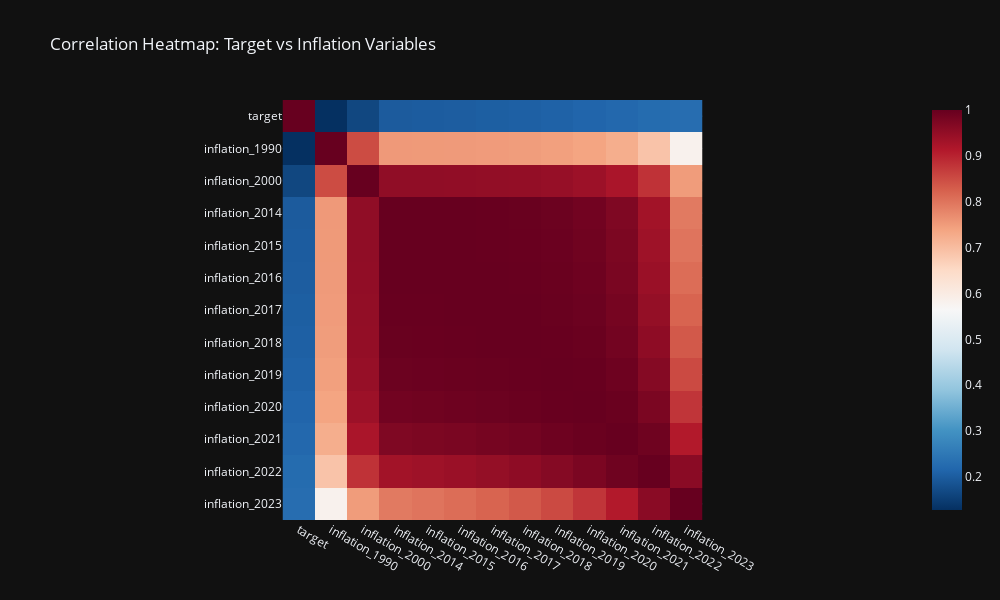

The notebook cell saved with this chart:
### Code cell
# Variables to compare
variables_to_compare = ['inflation_1990', 'inflation_2000', 'inflation_2014', 'inflation_2015',
       'inflation_2016', 'inflation_2017', 'inflation_2018', 'inflation_2019',
       'inflation_2020', 'inflation_2021', 'inflation_2022', 'inflation_2023'
]

# Compute the correlation matrix for 'target' and the selected variables
columns_to_use = ['target'] + variables_to_compare
df_corr_matrix = df[columns_to_use].corr()

# Take the absolute values of the correlation matrix
df_corr_matrix_abs = df_corr_matrix.abs()

fig = px.imshow(df_corr_matrix_abs, 
                color_continuous_scale='RdBu_r', 
                title="Correlation Heatmap: Target vs Inflation Variables", 
                template='plotly_dark', 
                width=1000,  
                height=600)  

fig.show()

### Figure 1 — Plotly figure (JSON) as saved in the notebook; plotly's stock layout.template omitted (floating-point values rounded to 4 significant figures; data arrays with more than 128 entries replaced by an {"elided": "..."} marker saying what was removed)
{"data": [{"coloraxis": "coloraxis", "hovertemplate": "x: %{x}<br>y: %{y}<br>color: %{z}<extra></extra>", "name": "0", "type": "heatmap", "x": ["target", "inflation_1990", "inflation_2000", "inflation_2014", "inflation_2015", "inflation_2016", "inflation_2017", "inflation_2018", "inflation_2019", "inflation_2020", "inflation_2021", "inflation_2022", "inflation_2023"], "xaxis": "x", "y": ["target", "inflation_1990", "inflation_2000", "inflation_2014", "inflation_2015", "inflation_2016", "inflation_2017", "inflation_2018", "inflation_2019", "inflation_2020", "inflation_2021", "inflation_2022", "inflation_2023"], "yaxis": "y", "z": {"elided": "13x13 float values"}}], "layout": {"coloraxis": {"colorscale": [[0, "rgb(5,48,97)"], [0.1, "rgb(33,102,172)"], [0.2, "rgb(67,147,195)"], [0.3, "rgb(146,197,222)"], [0.4, "rgb(209,229,240)"], [0.5, "rgb(247,247,247)"], [0.6, "rgb(253,219,199)"], [0.7, "rgb(244,165,130)"], [0.8, "rgb(214,96,77)"], [0.9, "rgb(178,24,43)"], [1, "rgb(103,0,31)"]]}, "height": 600, "title": {"text": "Correlation Heatmap: Target vs Inflation Variables"}, "width": 1000, "xaxis": {"anchor": "y", "constrain": "domain", "domain": [0, 1], "scaleanchor": "y"}, "yaxis": {"anchor": "x", "autorange": "reversed", "constrain": "domain", "domain": [0, 1]}}}
